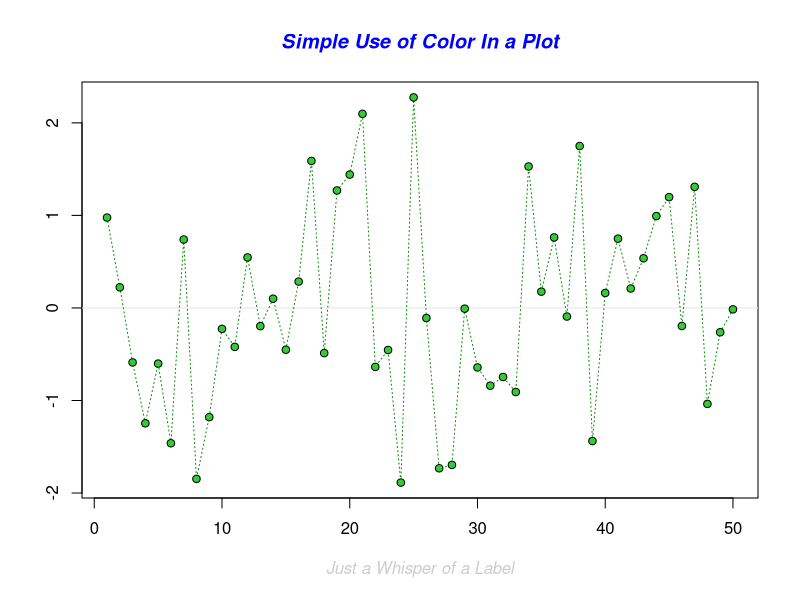
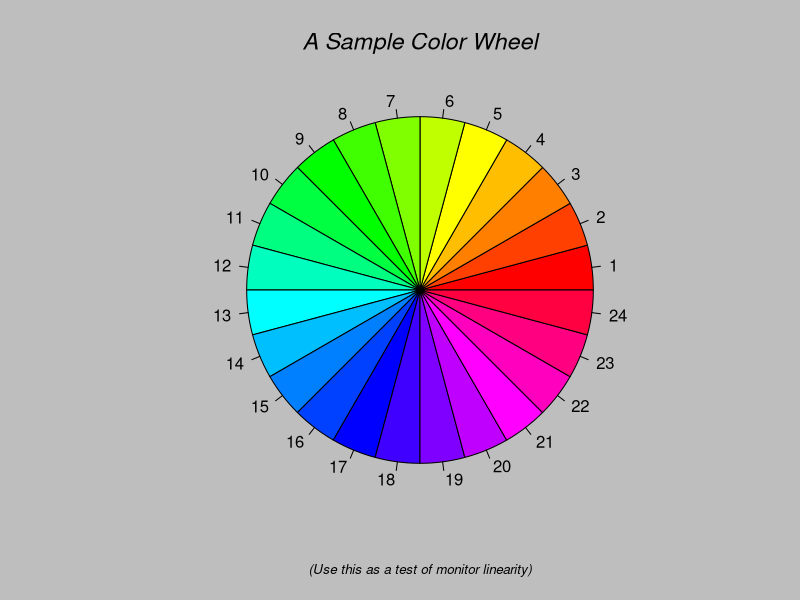
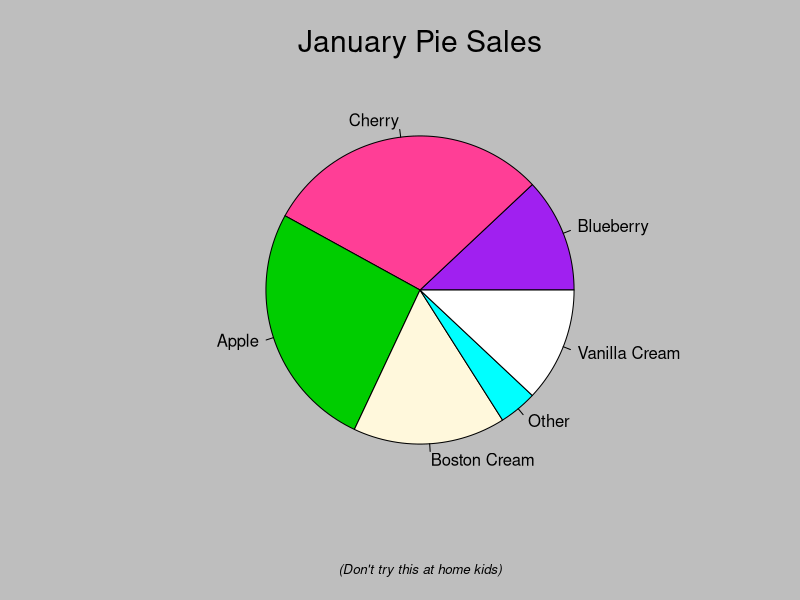
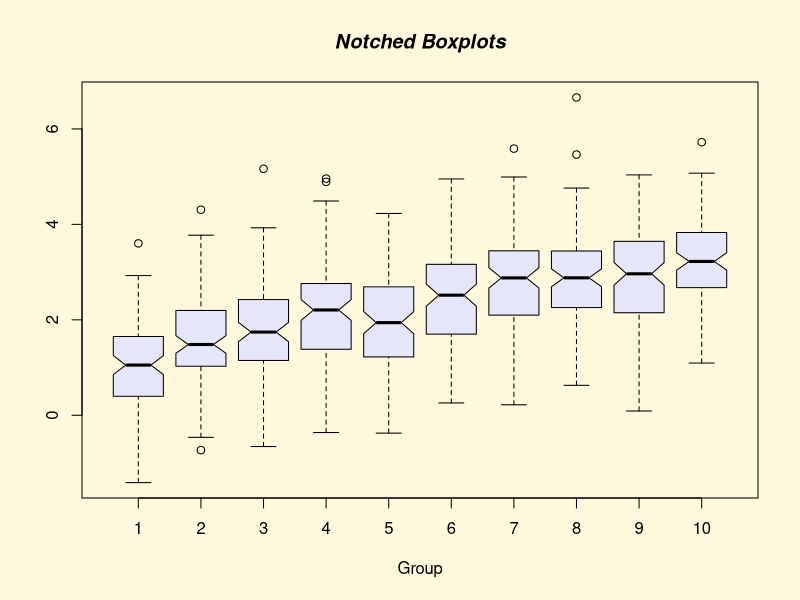
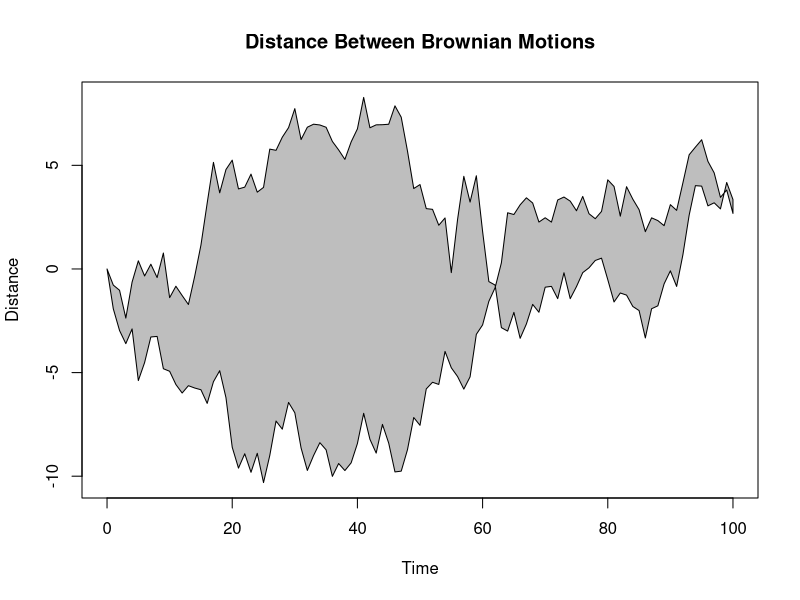
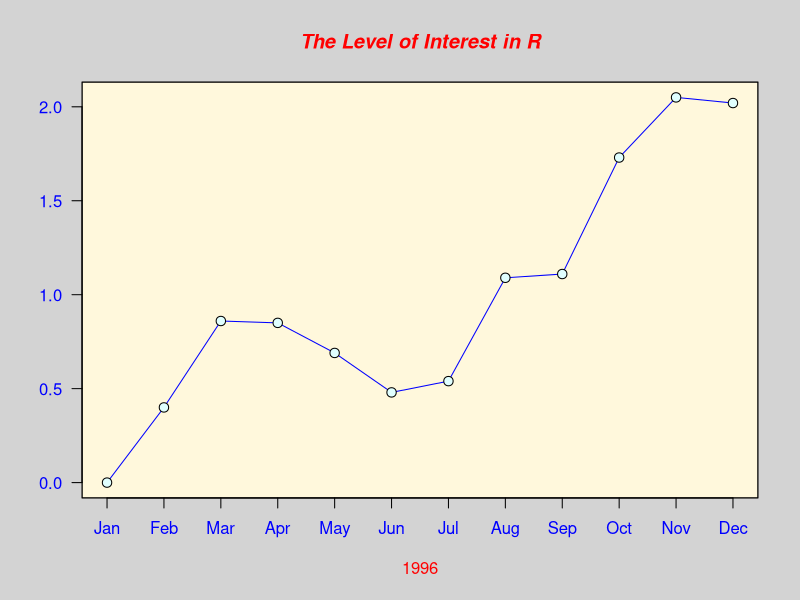
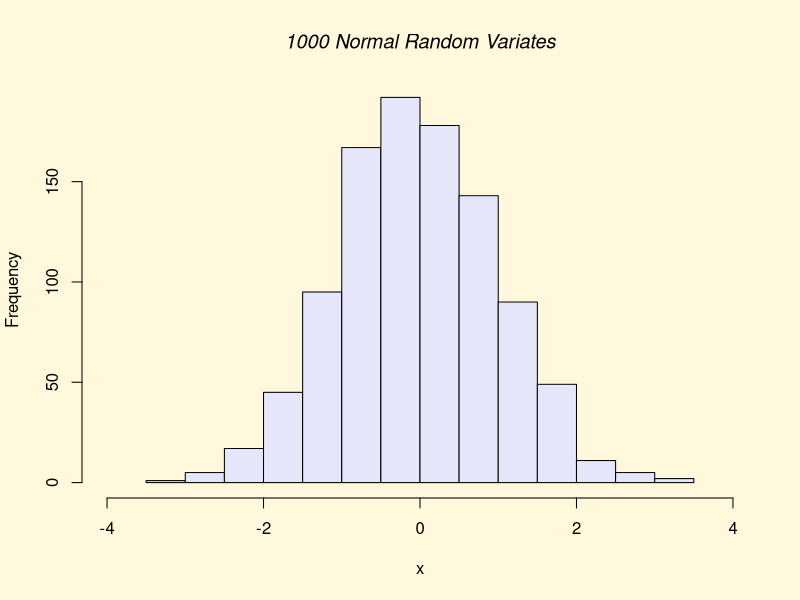
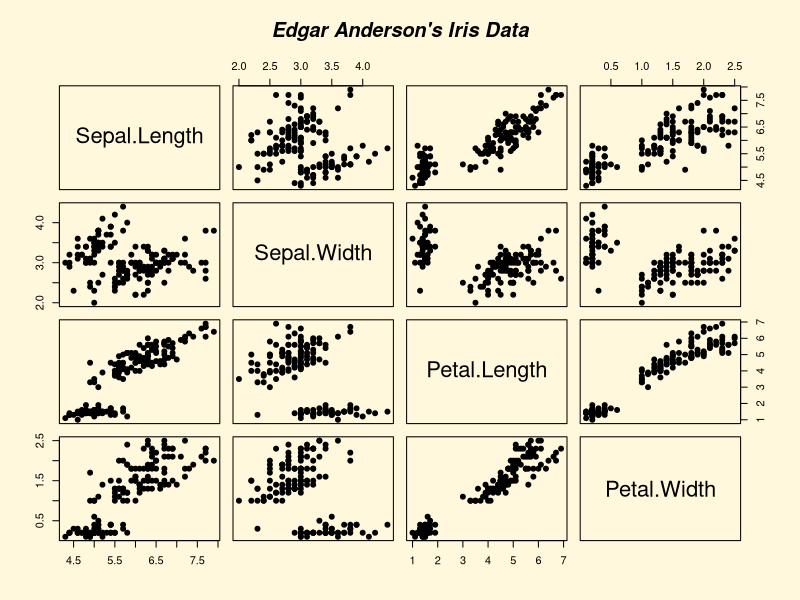

Write R code to recreate these figures, in order. (Note: this script raises an error after producing the figures.)
# Lab 4 answers

#  
demo(graphics)

# Load in the DPR survey data and create a plot of age vs height - remember to correct the dodgy observation (see lab 4 answers if you didn't do this last week)
data(survey)
?survey
plot(survey$Wr.Hnd, survey$NW.Hnd)

# Make a better plot using type='n' and using different colours for each sex
plot(survey$Wr.Hnd, survey$NW.Hnd, type = 'n', xlab = "Span of writing hand", ylab = "Span of non-writing hand")
points(survey$Wr.Hnd[survey$Sex == 'Male'], survey$NW.Hnd[survey$Sex == 'Male'], col = 'blue', pch = 16)
points(survey$Wr.Hnd[survey$Sex == 'Female'], survey$NW.Hnd[survey$Sex == 'Female'], col = 'red', pch = 16)
  
# Create bar chart of the smoke variable
barplot(table(survey$Smoke), col = 1:4, names.arg = c("Heavy", "Never", "Occasionally", "Regularly"), ylim = c(0,200), ylab = "Frequency")
title("Student smoking frequency")

# Use par(mfrow=c(2,1)) to create two bar charts of smoking frequency by sex
par(mfrow = c(2,1))
barplot(table(survey$Smoke[survey$Sex == 'Male']), col = 'blue', main = 'Smoking frquency by sex: Male', ylab = "Frequency")
barplot(table(survey$Smoke[survey$Sex == 'Female']), col = 'red', main = 'Smoking frquency by sex: Female', ylab = "Frequency")
par(mfrow = c(1,1))

# Create a boxplot of height by sex, include a title, gridlines, axis labels,colours and make sure the y-axis is set correctly (using las=1)
boxplot(survey$Pulse ~ survey$Exer, las = 1, main = 'Pulse rate by exercise status', col = c('red', 'blue', 'green'), ylab = 'Pulse (beats per min)', names = c("Frequently", "Some", "None"), xlab = "Exercise status")
grid()

# Re-create the plot shown in slide 26 but using age instead of mother's weight

# Make it easier to access the data
library(MASS)
x <- birthwt$age
y <- birthwt$low

# Set up the plot frame
par(mar = c(3, 3, 2, 1), mgp = c(2, 0.7, 0), tck = -0.01, las = 1)
plot(x, y, type = 'n', xaxt = 'n', yaxt = 'n', las = 1, xlab = "Mother's age", ylab = 'Low birth weight (probability)')
title('Risk factors associated with low infant birth weight')
axis(1, at = pretty(x, n = 10), labels = TRUE)
axis(2, at = pretty(y, n = 10), las = 1)
grid()

# Add in the data
points(jitter(x, amount = 0.5), y, col = 'blue', pch = 20)

# Add in the fitted line
mod <- glm(y ~ x, family = binomial)
xgrid <- seq(min(x), max(x), by = 1)
ypred <- predict(mod, data.frame(x = xgrid), se.fit = TRUE, type = 'response')
lines(xgrid, ypred$fit, col = 'red', lwd = 2)

# Create a polygon with uncertainties in a translucent colour
newcol <- rgb(1, 0, 0, 0.2) 
ypred.lower <- ypred$fit - 1.96 * ypred$se.fit
ypred.upper <- ypred$fit + 1.96 * ypred$se.fit
polygon(c(xgrid, rev(xgrid)), c(ypred.lower, rev(ypred.upper)), col = newcol, border = NA)

# Add in the legend
legend('topright', legend = c('Data', 'Fitted line', '95% CI'), pch = c(20, -1, 15), lty = c(-1, 1, -1), lwd = c(-1, 2, -1), col = c('blue', 'red', newcol))

